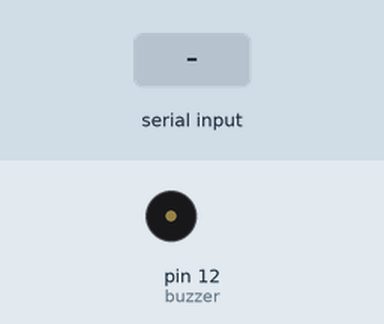
Recording of a sketch running on a simulated Arduino Uno, built with avr-gcc and run on an emulated ATmega328P. Shown: buzzer (waves = sounding, pin HIGH). The inputs (shaded band) are chosen by the test bench.

Above: at 1.2 s.
1.3 s: "B" received over Serial
At 1.7 s:
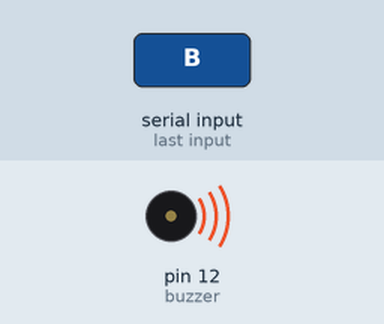
Timing chart, 0 to 4.3 s (numbered marks = the images above; inputs shaded):
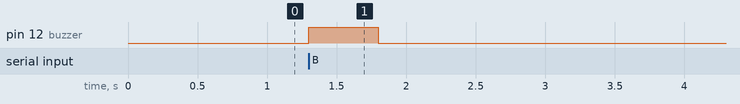

The sketch:

Active_Buzzer.ino
```cpp
int buzzer = 12; //initialize the pin for buzzer

void setup() {
  pinMode(buzzer,OUTPUT);
  Serial.begin(9600); //Sets the communication/baud rate for serial communication
}

void loop() {
  if (Serial.available() > 0) { //Checks if data is available
    char input = Serial.read(); //Reads input to serial

    //Very simple - if B is the input, buzz for 5 seconds and then stop
    if (input == 'B') {
      digitalWrite(buzzer,HIGH);
      delay(500);
      digitalWrite(buzzer,LOW);
    }
  }
//Simple code to loop through two different intervals of buzzing
  /*for (byte i=0;i<20;i++) {
    digitalWrite(buzzer,HIGH);
    delay(100);
    digitalWrite(buzzer,LOW);
    delay(100);

    Serial.print(i);
  }

  for(byte i=0;i<70;i++) {
    digitalWrite(buzzer,HIGH);
    delay(300);
    digitalWrite(buzzer,LOW);
    delay(300);
    Serial.print(i);
  }*/


}
```

Measured:
- after the input at 1.3 s, pin 12 (buzzer): LOW → HIGH at once, → LOW 0.50 s later
